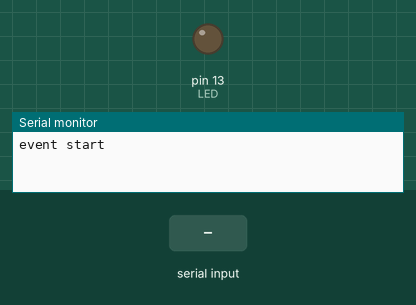
Simulated run of this sketch. Board: Arduino Uno, built with avr-gcc and run on an emulated ATmega328P. Shown: output pins drawn as LEDs (lit = HIGH), the last lines printed to the serial monitor. The inputs (shaded band) are chosen by the test bench.

Above: at 1.2 s.
1.3 s: "a\n" received over the second serial link
At 2.0 s:
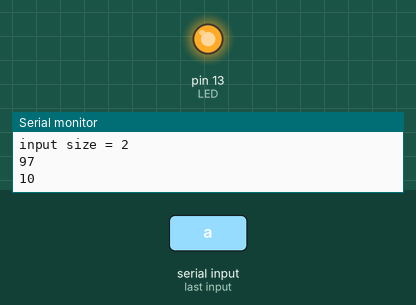
2.8 s: "b\n" received over the second serial link
At 3.1 s:
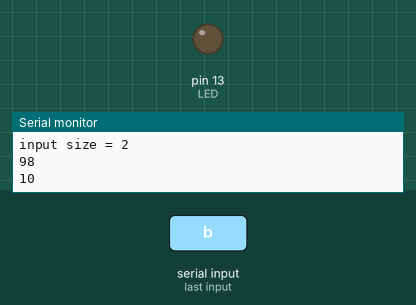
Timing chart, 0 to 5.8 s (numbered marks = the images above; inputs shaded):
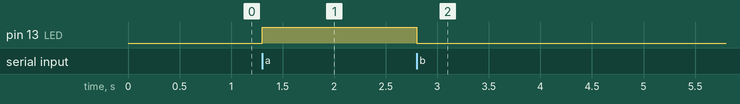

The sketch:

Bluetooth.ino
```cpp
/*************************************************************************
 *  * Note:  Bluetooth pin
 *          Not all pins on the Mega and Mega 2560 support change interrupts, so only the following
 *          can be used for RX: 10, 11, 12, 13, 50, 51, 52, 53, 62, 63, 64, 65, 66, 67, 68, 69
 *          Not all pins on the Leonardo support change interrupts, so only the following can be
 *          used for RX: 8, 9, 10, 11, 14 (MISO), 15 (SCK), 16 (MOSI).
 */
#include <SoftwareSerial.h>
#include <Wire.h>

int LED = 13;
SoftwareSerial I2CBT(15,14); //定義Arduino PIN10及PIN11分別為RX及TX腳位
//請注意Arduino的TX要接藍牙模組的RX, 反之亦然

void setup() {
  Serial.begin(9600);
  I2CBT.begin(38400);//bluetooth baud rate
  pinMode(LED, OUTPUT);
}

void loop() {
  byte cmmd[20];
  int insize;
  Serial.println("event start");
  while(1){

    //read message from bluetooth
    if ((insize=(I2CBT.available()))>0){
      Serial.print("input size = ");
      Serial.println(insize);
      for (int i=0; i<insize; i++){
        Serial.print(cmmd[i]=char(I2CBT.read()));
        Serial.print("\n");
      }
    }
    //根據所收到訊號執行對應動作
    switch (cmmd[0]) {
    case 97: //'a'
      digitalWrite(LED,HIGH);
      break;

    case 98://'b'
      digitalWrite(LED,LOW);
      break;
    } //Switch
  } //while
}
```

Measured:
- after the input at 1.3 s, pin 13 (LED): LOW → HIGH at once
- after the input at 2.8 s, pin 13 (LED): HIGH → LOW at once
